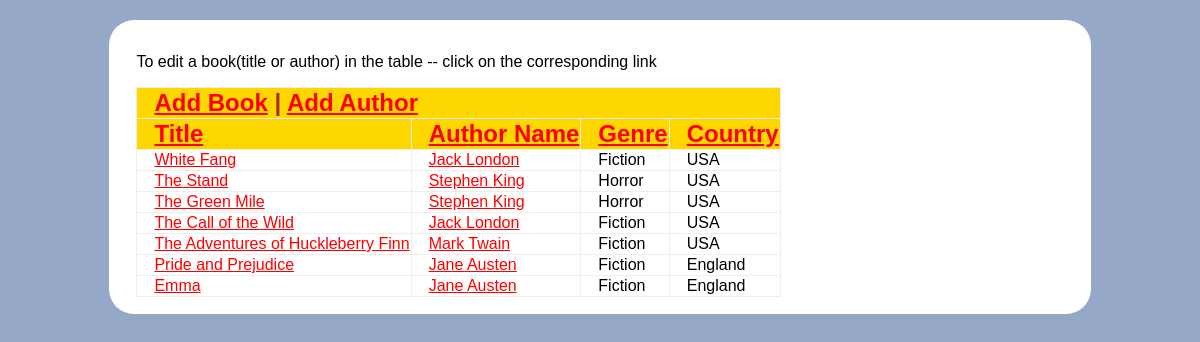
/a7/index.php?title=2, run on the app's committed database.
### tables this page shows
create table books(bookid int not null auto_increment, primary key(bookid),
title varchar(150),genre varchar(70));

create table authors(authorid int not null auto_increment, primary key(authorid),
fname varchar (70),
lname varchar (70),
country varchar(70));

### a7/books.php (the view, shortened to what this page needs)
<?php
function ShowBooks()
{
	$orderT = 2;
	$orderN = 1;
	$orderG = 1;
	$orderC = 1;
	$choice = 3;
	if(isset($_GET['title']))
	{
		$title = $_GET['title'];
		if($title == 2)
		{
			$choice = "3 DESC";
			$orderT = 1;
		}
		else
		{
			$choice = "3";
		}
	}
$query = 	"SELECT
				books.bookid,
				authors.authorid,
				books.title,
				authors.fname,
				authors.lname,
				books.genre,
				authors.country
			FROM
				books,
				authors,
				publish
			WHERE
					publish.bookid=books.bookid
				AND
					authors.authorid=publish.authorid
			ORDER BY
					$choice";
$result = mysql_query($query);
print "<p>To edit a book(title  or author) in the table -- click on the corresponding link</p> ";
print "
	<table border='1'>
		<tr>
				<th colspan='4'>
					<a href='index.php?addbook=yes'>Add Book</a> |
					<a href='index.php?addauthor=yes'>Add Author</a>
				</th>
		</tr>
		<tr>
				<th>
					<a href='index.php?title=$orderT'>Title </a>
				</th>
				<th>
					<a href='index.php?name=$orderN'>Author Name</a>
				</th>
				<th>
					<a href='index.php?genre=$orderG'>Genre</a>
				</th>
				<th>
					<a href='index.php?country=$orderC'>Country</a>
				</th>
		</tr>
	";
	while($row = mysql_fetch_row($result))
	{
		list($bookID, $authorID, $title, $fname, $lname, $genre, $country) = $row;
		$lname = stripslashes($lname) ;
		$fname = stripslashes($fname);
		$title = stripslashes($title);
		$country = stripcslashes($country);
		print "
		<tr>
			<td>
				<a href='index.php?editbook=yes&bid=$bookID&aid=$authorID'>
					$title
				</a>
			</td>
			<td>
				<a href='index.php?editauthor=yes&aid=$authorID'>
					$fname $lname
				</a>
			</td>
			<td>
				$genre
			</td>
			<td>
				$country
			</td>
		</tr>
	";
	}
print "</table>";
}
?>

### s/style.css (style rules this page uses)
body { background-Color: #96A8C8; font-family: "Century Gothic", CenturyGothic, AppleGothic, sans-serif; font-size: 16px; display: block; margin: 8px 8px 8px 8px; }
a:link { color: #FF0000; }
table { margin-left: 10px; float: left; border-collapse: collapse; border: 0px; }
th { background-color: gold; font-weight: bold; font-size: 1.5em; color: brown; text-align: left; margin-left: 20px; padding-left: 17px; }
td { padding-left: 17px; }
p { padding-left: 10px; }

### data on the page
books: title "White Fang", authors.fname "Jack", authors.lname "London", genre "Fiction", authors.country "USA"
books: title "The Stand", authors.fname "Stephen", authors.lname "King", genre "Horror", authors.country "USA"
books: title "The Green Mile", authors.fname "Stephen", authors.lname "King", genre "Horror", authors.country "USA"
books: title "The Call of the Wild", authors.fname "Jack", authors.lname "London", genre "Fiction", authors.country "USA"
books: title "The Adventures of Huckleberry Finn", authors.fname "Mark", authors.lname "Twain", genre "Fiction", authors.country "USA"
books: title "Pride and Prejudice", authors.fname "Jane", authors.lname "Austen", genre "Fiction", authors.country "England"
books: title "Emma", authors.fname "Jane", authors.lname "Austen", genre "Fiction", authors.country "England"
